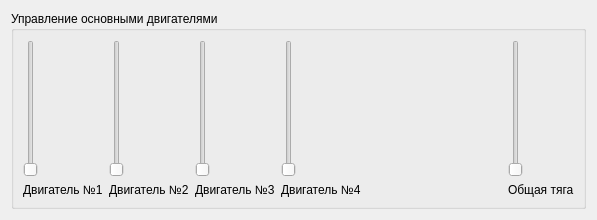
<?xml version="1.0" encoding="UTF-8"?>
<ui version="4.0">
 <class>Form</class>
 <widget class="QWidget" name="Form">
  <property name="geometry">
   <rect>
    <x>0</x>
    <y>0</y>
    <width>597</width>
    <height>220</height>
   </rect>
  </property>
  <property name="windowTitle">
   <string>Form</string>
  </property>
  <layout class="QVBoxLayout" name="verticalLayout_6">
   <item>
    <widget class="QGroupBox" name="groupBox">
     <property name="title">
      <string>Управление основными двигателями</string>
     </property>
     <layout class="QHBoxLayout" name="horizontalLayout_2">
      <item>
       <layout class="QHBoxLayout" name="horizontalLayout">
        <item>
         <layout class="QVBoxLayout" name="verticalLayout">
          <item>
           <widget class="QSlider" name="verticalSliderEng1">
            <property name="orientation">
             <enum>Qt::Orientation::Vertical</enum>
            </property>
           </widget>
          </item>
          <item>
           <widget class="QLabel" name="labelEng1">
            <property name="text">
             <string>Двигатель №1</string>
            </property>
           </widget>
          </item>
         </layout>
        </item>
        <item>
         <layout class="QVBoxLayout" name="verticalLayout_2">
          <item>
           <widget class="QSlider" name="verticalSliderEng2">
            <property name="orientation">
             <enum>Qt::Orientation::Vertical</enum>
            </property>
           </widget>
          </item>
          <item>
           <widget class="QLabel" name="labelEng2">
            <property name="text">
             <string>Двигатель №2</string>
            </property>
           </widget>
          </item>
         </layout>
        </item>
        <item>
         <layout class="QVBoxLayout" name="verticalLayout_3">
          <item>
           <widget class="QSlider" name="verticalSliderEng3">
            <property name="orientation">
             <enum>Qt::Orientation::Vertical</enum>
            </property>
           </widget>
          </item>
          <item>
           <widget class="QLabel" name="labelEng3">
            <property name="text">
             <string>Двигатель №3</string>
            </property>
           </widget>
          </item>
         </layout>
        </item>
        <item>
         <layout class="QVBoxLayout" name="verticalLayout_4">
          <item>
           <widget class="QSlider" name="verticalSliderEng4">
            <property name="orientation">
             <enum>Qt::Orientation::Vertical</enum>
            </property>
           </widget>
          </item>
          <item>
           <widget class="QLabel" name="labelEng4">
            <property name="text">
             <string>Двигатель №4</string>
            </property>
           </widget>
          </item>
         </layout>
        </item>
       </layout>
      </item>
      <item>
       <spacer name="horizontalSpacer">
        <property name="orientation">
         <enum>Qt::Orientation::Horizontal</enum>
        </property>
        <property name="sizeHint" stdset="0">
         <size>
          <width>138</width>
          <height>20</height>
         </size>
        </property>
       </spacer>
      </item>
      <item>
       <layout class="QVBoxLayout" name="verticalLayout_5">
        <item>
         <widget class="QSlider" name="verticalSliderEngavg">
          <property name="orientation">
           <enum>Qt::Orientation::Vertical</enum>
          </property>
         </widget>
        </item>
        <item>
         <widget class="QLabel" name="labelEngAVG">
          <property name="text">
           <string>Общая тяга</string>
          </property>
         </widget>
        </item>
       </layout>
      </item>
     </layout>
    </widget>
   </item>
  </layout>
 </widget>
 <resources/>
 <connections/>
</ui>
